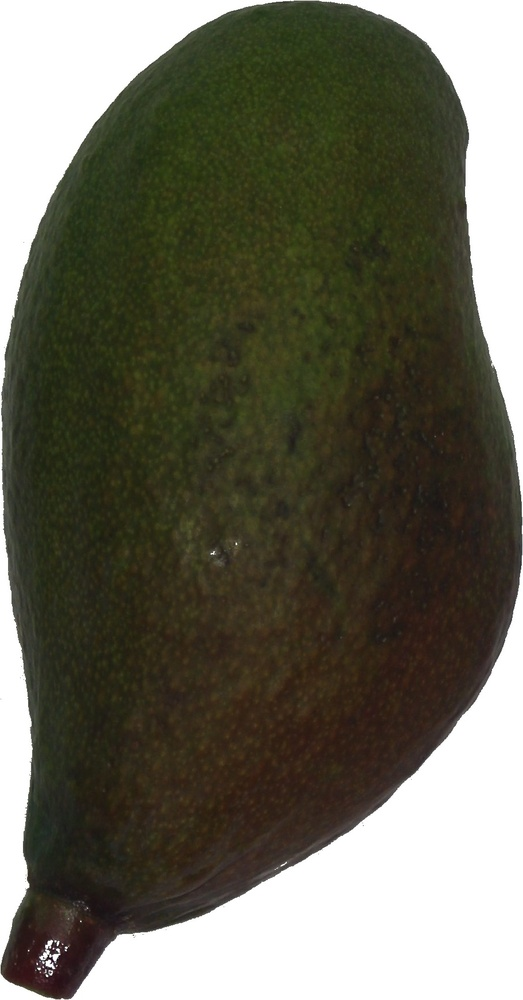
#> input picture teste/final.jpg, 523 x 1000 px, shrunk from 912 x 1743 before the run, found by its file name
$ jupyter execute --allow-errors rotation.ipynb
#> lines starting #> are read from the running program, lines starting #| are printed output that depends on the picture
[cell 1]
import cv2
import os
import numpy as np
import math
import matplotlib.pyplot as plt

[cell 2]
img = cv2.imread(os.getcwd() + '\\..\\teste\\final.jpg')
#> img is the input picture: shape (1000, 523, 3); mean B, G, R 87.2, 101.7, 103.1
plt.imshow(img)

[cell 3]
h,w,__ = img.shape
#> h = 1000; w = 523

[cell 4]
first_row = img[0,:,0]
#> first_row = 523 values, max 255 at index 0, min 165 at index 294, mean 250.4
last_row = img[h-1,:,0]
#> last_row = 523 values, max 255 at index 0, min 163 at index 59, mean 253.2

top = np.where(first_row != 255)[0][0]
#> top = 239
bot = np.where(last_row != 255)[0][-1]
#> bot = 82

m = abs(top - bot)
#> m = 157
#> (the rest of this cell did not finish here and is left out)

[cell 5]
new_img = np.full((h+500,w+500,3),255, dtype='uint8')
new_img[250:250+h,250:250+w,:] = img
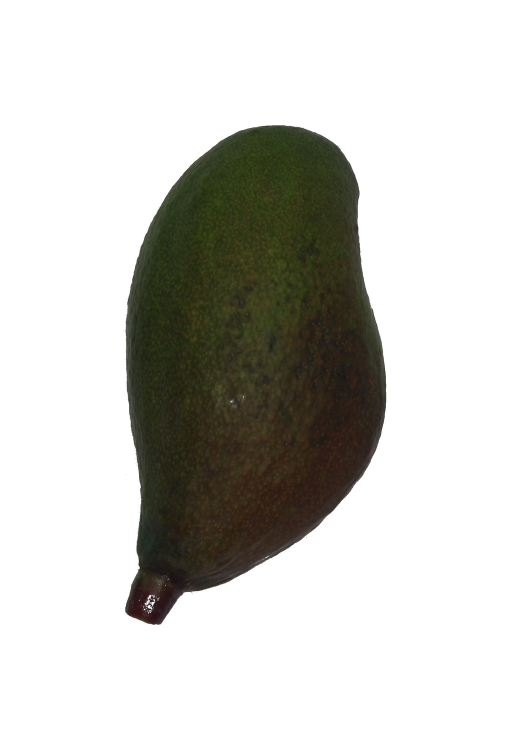
#> new_img: shape (1500, 1023, 3) (shown at 1/2 size); mean B, G, R 197.8, 202.7, 203.2
n_h,n_w,__ = new_img.shape
#> n_h = 1500; n_w = 1023
